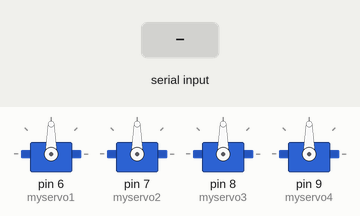
Recording of a sketch running on a simulated Arduino Uno, built with avr-gcc and run on an emulated ATmega328P. Parts: 4 × servo. The test bench sets the inputs (shaded band).

Above: at 1.2 s.
1.3 s: "A" received over Serial
At 3.0 s:
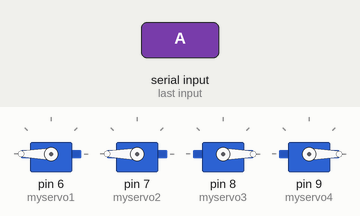
3.3 s: "D" received over Serial
At 4.6 s:
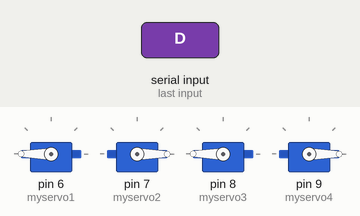
5.3 s: "B" received over Serial
At 6.1 s:
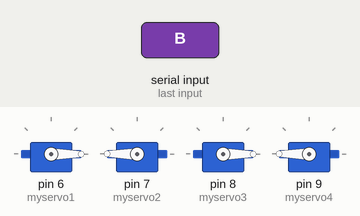
7.3 s: "S" received over Serial
At 7.7 s:
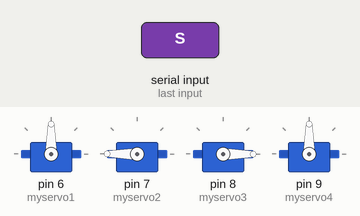
9.3 s: "C" received over Serial
At 10.4 s:
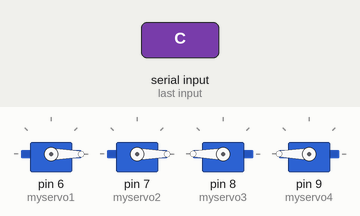
11.3 s: "S" received over Serial
At 11.6 s:
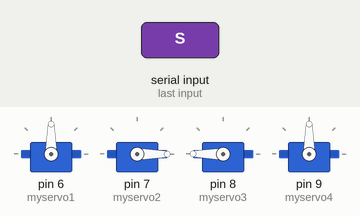
Timing chart, 0 to 14.3 s (numbered marks = the images above; inputs shaded):
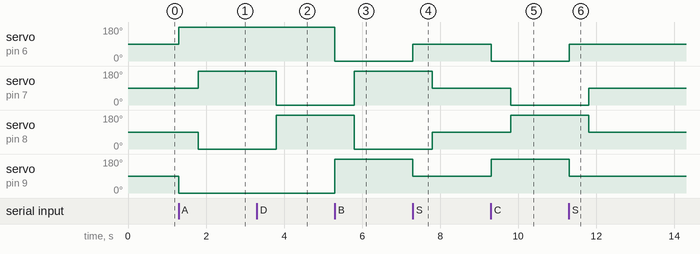

The sketch:

AirPad_BT_SERVO.ino
```cpp
// AIRPAD
/* ############################################################

 *  By: Gianluca Pugliese
 *  BQlabs
 *  Android App for Controller:  https://play.google.com/store/apps/details?id=com.br3.udpctl&hl=th
 *  Hardware Micro Controller: BQ Zum board or compatible Arduino/Genuino BT board

 *########################################################### */

#include <Servo.h>

Servo myservo1;  // create servo object to control a servo

Servo myservo2;  // create servo object to control a servo

Servo myservo3;  // create servo object to control a servo

Servo myservo4;  // create servo object to control a servo


int state;

void setup()
{

  Serial.begin(19200);


  myservo1.attach(6);  // rigth ext pin 6
  myservo2.attach(7);  // right int pin 7
  myservo3.attach(8);  // left int pin 8
  myservo4.attach(9);  // left int pin 9
}

void loop() {


  //Save income data to variable 'state'
    if(Serial.available() > 0){
      state = Serial.read();
    }

/*****MOVEMENTS BASED ON A BRIAN ROBOT (https://github.com/bqlabs/Brian) THAT USE 2 CONTINUAL ROTATION SERVO FOR EACH SIDE****/
 /*****FELL FREE TO CUSTOMIZE MOVEMENTS :)  ****/


  /***********************Forward****************************/
  //If state is equal with letter 'A', go forward!
    if (state == 'A') {

    myservo1.write(180);
    myservo4.write(0);
   delay(500);                       // waits 1/2 sec to async the second servo
    myservo2.write(180);
    myservo3.write(0);
   delay(500);
    }


  /**********************Left************************/
  //If state is equal with letter 'D',go left

    else if (state == 'D') {
      //Motor
      myservo1.write(180);
    myservo4.write(0);
   delay(500);                       // waits 1/2 sec to async the second servo
    myservo2.write(0);
    myservo3.write(180);
   delay(500);
    }


  /**********************Forward Right************************/
  //If state is equal with letter 'B',  go forward right
    else if (state == 'B') {
      //Motor
         myservo1.write(0);
    myservo4.write(180);
   delay(500);                       // waits 1/2 sec to async the second servo
    myservo2.write(180);
    myservo3.write(0);
   delay(500);
    }


  /***********************Backward****************************/
  //If state is equal with letter 'C',  go backward
    else if (state == 'C') {
      //Motor
        myservo1.write(0);
    myservo4.write(180);
   delay(500);                       // waits 1/2 sec to async the second servo
    myservo2.write(0);
    myservo3.write(180);
   delay(500);
    }


 /***********************STOP****************************/
  //If state is equal with letter 'S', stop
    else if (state == 'S') {
      //Motor
         myservo1.write(90);
    myservo4.write(90);
   delay(500);                       // waits 1/2 sec to async the second servo
    myservo2.write(90);
    myservo3.write(90);
   delay(500);
    }


 /***********************LOVE****************************/
  //If state is equal with letter 'E', LOVE BUTTON
    else if (state == 'E') {

      //PUT HERE YOUR MOVEMENTS

    }


 /***********************FIRE****************************/
  //If state is equal with letter 'F', FIRE BUTTON
    else if (state == 'F') {

      //PUT HERE YOUR MOVEMENTS

    }


 /***********************SKULL****************************/
  //If state is equal with letter 'G', SKULL BUTTON
    else if (state == 'G') {

      //PUT HERE YOUR MOVEMENTS

    }


 /***********************PLUS****************************/
  //If state is equal with letter 'H', PLUS BUTTON
    else if (state == 'H') {

      //PUT HERE YOUR MOVEMENTS

    }


 /***********************PUNCH****************************/
  //If state is equal with letter 'I', PUNCH BUTTON
    else if (state == 'I') {

      //PUT HERE YOUR MOVEMENTS

    }


 /***********************MASK****************************/
  //If state is equal with letter 'J', MASK BUTTON
    else if (state == 'J') {

      //PUT HERE YOUR MOVEMENTS

    }


 }
```

Measured:
- after the input at 1.3 s, servo on pin 6 (myservo1): 90° → 180° at once; servo on pin 7 (myservo2): 90° → 180° after 0.50 s; servo on pin 8 (myservo3): 90° → 0° after 0.50 s; servo on pin 9 (myservo4): 90° → 0° at once
- after the input at 3.3 s, servo on pin 7 (myservo2): 180° → 0° after 0.50 s; servo on pin 8 (myservo3): 0° → 180° after 0.50 s
- after the input at 5.3 s, servo on pin 6 (myservo1): 180° → 0° at once; servo on pin 7 (myservo2): 0° → 180° after 0.50 s; servo on pin 8 (myservo3): 180° → 0° after 0.50 s; servo on pin 9 (myservo4): 0° → 180° at once
- after the input at 7.3 s, servo on pin 6 (myservo1): 0° → 90° at once; servo on pin 7 (myservo2): 180° → 90° after 0.50 s; servo on pin 8 (myservo3): 0° → 90° after 0.50 s; servo on pin 9 (myservo4): 180° → 90° at once
- after the input at 9.3 s, servo on pin 6 (myservo1): 90° → 0° at once; servo on pin 7 (myservo2): 90° → 0° after 0.50 s; servo on pin 8 (myservo3): 90° → 180° after 0.50 s; servo on pin 9 (myservo4): 90° → 180° at once
- after the input at 11.3 s, servo on pin 6 (myservo1): 0° → 90° at once; servo on pin 7 (myservo2): 0° → 90° after 0.50 s; servo on pin 8 (myservo3): 180° → 90° after 0.50 s; servo on pin 9 (myservo4): 180° → 90° at once
